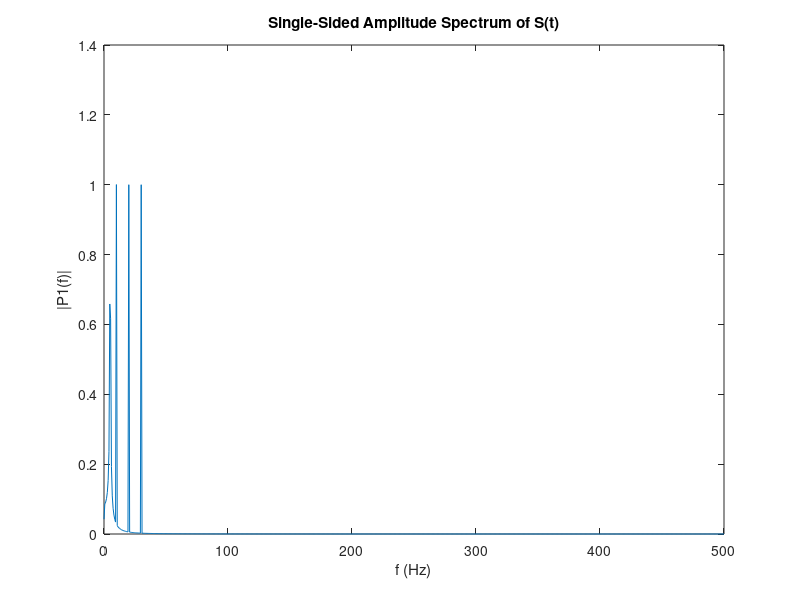

Recreate this plot in MATLAB. (Note: this script raises an error after producing the figure.)
Fs = 1000;            % Sampling frequency                    
T = 1/Fs;             % Sampling period       
L = 1500;             % Length of signal
t = (0:L-1)*T;        % Time vector
S = sin(2*pi*5*t) + sin(2*pi*10*t)+sin(2*pi*20*t)+sin(2*pi*30*t);
plot(1000*t(1:50),S(1:50))
title('Signal Corrupted with Zero-Mean Random Noise')
xlabel('t (milliseconds)')
ylabel('X(t)')

Y = fft(S);
P2 = abs(Y/L);
P1 = P2(1:L/2+1);
P1(2:end-1) = 2*P1(2:end-1);
f = Fs*(0:(L/2))/L;

plot(f,P1);
title('Single-Sided Amplitude Spectrum of S(t)')
xlabel('f (Hz)')
ylabel('|P1(f)|')

cwt(S,Fs);